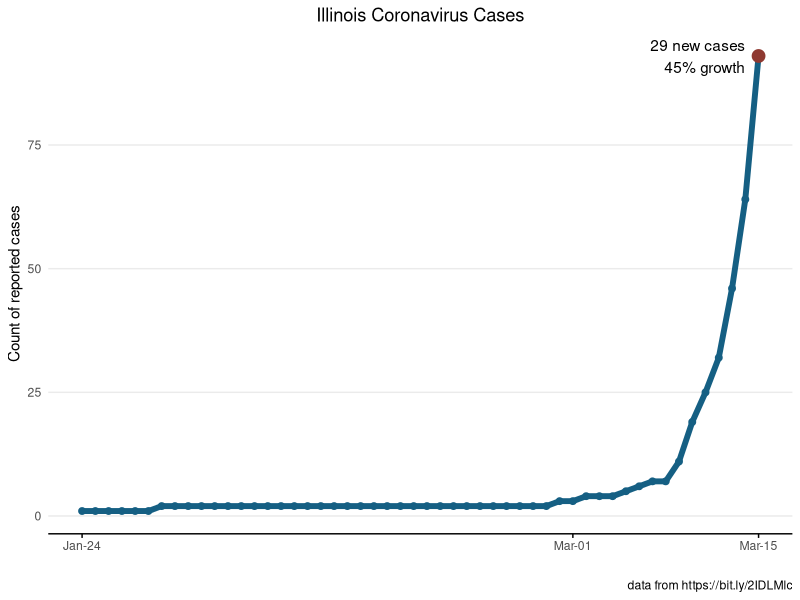
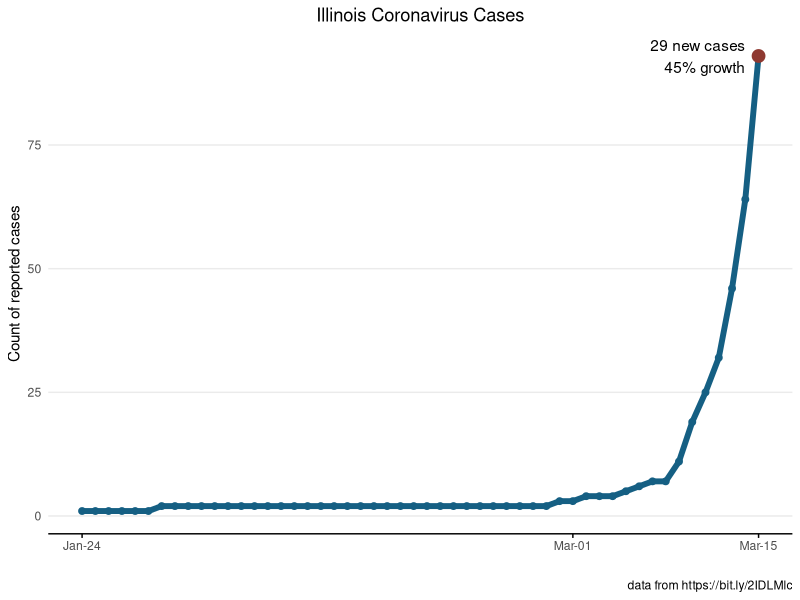

R code for these plots, in order:
#' Simple plot of ILinois Covid-19 cases over time


# Load necessary libraries ------------------------------------------------
library(tidyverse)
library(here)
library(scales)



# Read Data ---------------------------------------------------------------
df <- read_csv("data/IL-covid-19-cases.csv") %>%
  mutate(Date=as.Date(Date, "%m/%d/%y")) %>%
 mutate(percentChange=(Illinois-lag(Illinois))/lag(Illinois),
        newcases=Illinois-lag(Illinois))

# Create dataframe with just most recent day --------------------------------
dfMostRecent <- df %>%
  arrange(Date) %>%
  filter(row_number()==n()) %>%
  mutate(Date=as.Date(Date),
         lab=paste0(newcases, " new cases\n", percent(percentChange), " growth"))

todayDate <- format(dfMostRecent[[1, "Date"]],"%Y-%m-%d")

# Create ploat ------------------------------------------------------------
ggplot(data=df) +
  geom_line(aes(x=Date, y=Illinois), size=2, col="#155F83") +
  geom_point(aes(x=Date, y=Illinois), size=2, col="#155F83")+
  geom_point(data=dfMostRecent, aes(x=Date, y=Illinois), size=4, col="#8F3931")+
  geom_text(data=dfMostRecent, aes(x=Date-1, y=Illinois, label=lab), hjust="right")+
  theme_minimal()+
  ggtitle("Illinois Coronavirus Cases") +
  xlab("") + 
  ylab("Count of reported cases")+
  scale_x_date(breaks= as.Date(c("2020-01-24",
                                 "2020-03-01",
                                 todayDate)),
               date_labels = "%b-%d") +
  labs(caption = "data from https://bit.ly/2IDLMlc")+
  theme(panel.grid.minor.x=element_blank(),
        panel.grid.major.x=element_blank(),
        plot.title = element_text(hjust = .5),
        panel.grid.minor.y=element_blank(),
        axis.line.x = element_line(color="black", size = .5),
        axis.ticks.x=element_line(),
        axis.ticks.length.x = unit(3, "pt"))


# Save results ------------------------------------------------------------
fname <- paste0("chart-", todayDate, ".png")
ggsave(here("output", fname), w=8, h=6)
